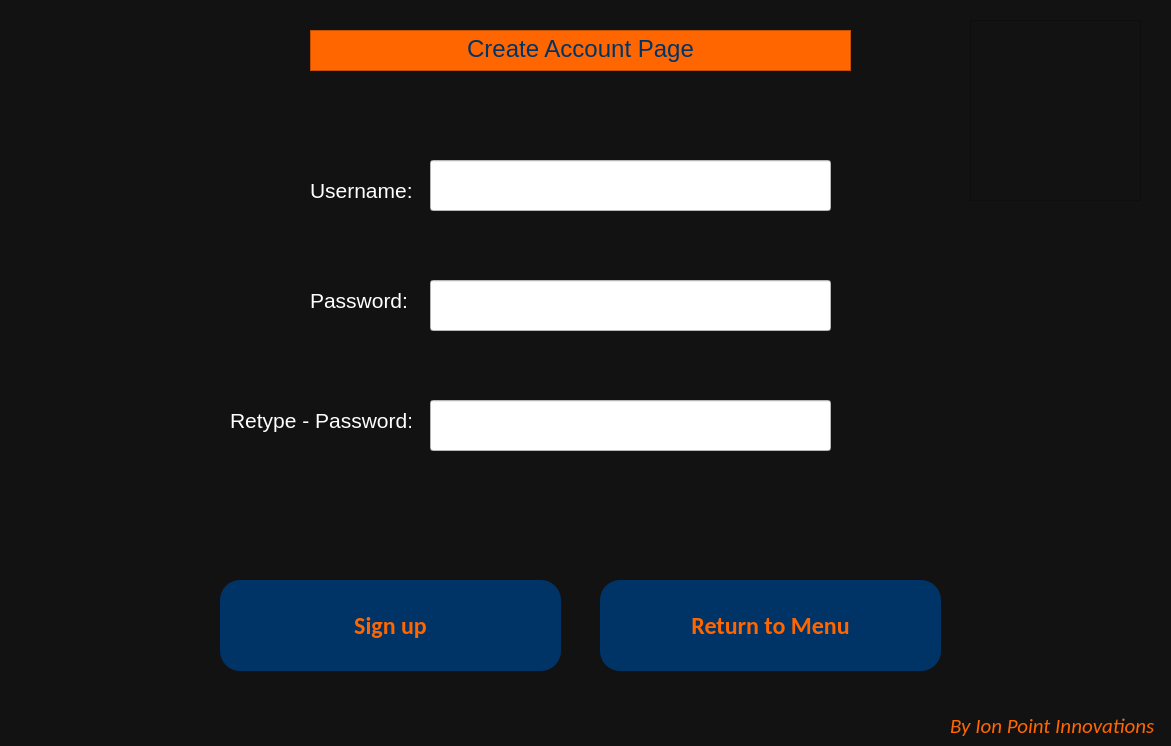
<?xml version="1.0" encoding="UTF-8"?>
<ui version="4.0">
 <class>Dialog</class>
 <widget class="QDialog" name="Dialog">
  <property name="geometry">
   <rect>
    <x>0</x>
    <y>0</y>
    <width>1171</width>
    <height>746</height>
   </rect>
  </property>
  <property name="windowTitle">
   <string>Dialog</string>
  </property>
  <property name="styleSheet">
   <string notr="true">background-color: rgb(18, 18, 18);</string>
  </property>
  <widget class="QLabel" name="lbl_logo">
   <property name="geometry">
    <rect>
     <x>970</x>
     <y>20</y>
     <width>171</width>
     <height>181</height>
    </rect>
   </property>
   <property name="maximumSize">
    <size>
     <width>441</width>
     <height>431</height>
    </size>
   </property>
   <property name="styleSheet">
    <string notr="true">border-image: url(:/newPrefix/Picture3.png);
</string>
   </property>
   <property name="frameShape">
    <enum>QFrame::StyledPanel</enum>
   </property>
   <property name="text">
    <string/>
   </property>
  </widget>
  <widget class="QLabel" name="lbl_manu">
   <property name="geometry">
    <rect>
     <x>950</x>
     <y>710</y>
     <width>221</width>
     <height>31</height>
    </rect>
   </property>
   <property name="font">
    <font>
     <family>Calibri</family>
     <pointsize>16</pointsize>
     <italic>true</italic>
    </font>
   </property>
   <property name="styleSheet">
    <string notr="true">color: rgb(255, 102, 0);
</string>
   </property>
   <property name="text">
    <string>By Ion Point Innovations</string>
   </property>
  </widget>
  <widget class="QTextBrowser" name="txtTitle">
   <property name="geometry">
    <rect>
     <x>310</x>
     <y>30</y>
     <width>541</width>
     <height>41</height>
    </rect>
   </property>
   <property name="font">
    <font>
     <pointsize>18</pointsize>
    </font>
   </property>
   <property name="styleSheet">
    <string notr="true">background-color: rgb(255, 102, 0);
color: rgb(0, 51, 102);
</string>
   </property>
   <property name="html">
    <string>&lt;!DOCTYPE HTML PUBLIC &quot;-//W3C//DTD HTML 4.0//EN&quot; &quot;http://www.w3.org/TR/REC-html40/strict.dtd&quot;&gt;
&lt;html&gt;&lt;head&gt;&lt;meta name=&quot;qrichtext&quot; content=&quot;1&quot; /&gt;&lt;style type=&quot;text/css&quot;&gt;
p, li { white-space: pre-wrap; }
&lt;/style&gt;&lt;/head&gt;&lt;body style=&quot; font-family:'MS Shell Dlg 2'; font-size:18pt; font-weight:400; font-style:normal;&quot;&gt;
&lt;p align=&quot;center&quot; style=&quot; margin-top:0px; margin-bottom:0px; margin-left:0px; margin-right:0px; -qt-block-indent:0; text-indent:0px;&quot;&gt;Create Account Page&lt;/p&gt;&lt;/body&gt;&lt;/html&gt;</string>
   </property>
  </widget>
  <widget class="QPushButton" name="btnSignup">
   <property name="geometry">
    <rect>
     <x>220</x>
     <y>580</y>
     <width>341</width>
     <height>91</height>
    </rect>
   </property>
   <property name="font">
    <font>
     <family>Calibri</family>
     <pointsize>18</pointsize>
     <weight>75</weight>
     <bold>true</bold>
    </font>
   </property>
   <property name="styleSheet">
    <string notr="true">background-color: rgb(0, 51, 102);
border-top-left-radius :20px;
border-top-right-radius : 20px; 
border-bottom-left-radius : 20px; 
border-bottom-right-radius : 20px;
color:#FF6600;</string>
   </property>
   <property name="text">
    <string>Sign up</string>
   </property>
  </widget>
  <widget class="QLabel" name="label">
   <property name="geometry">
    <rect>
     <x>310</x>
     <y>170</y>
     <width>101</width>
     <height>41</height>
    </rect>
   </property>
   <property name="font">
    <font>
     <pointsize>16</pointsize>
    </font>
   </property>
   <property name="styleSheet">
    <string notr="true">color: rgb(255, 255, 255);</string>
   </property>
   <property name="text">
    <string>Username:</string>
   </property>
  </widget>
  <widget class="QLabel" name="label_2">
   <property name="geometry">
    <rect>
     <x>310</x>
     <y>280</y>
     <width>101</width>
     <height>41</height>
    </rect>
   </property>
   <property name="font">
    <font>
     <pointsize>16</pointsize>
    </font>
   </property>
   <property name="styleSheet">
    <string notr="true">color: rgb(255, 255, 255);</string>
   </property>
   <property name="text">
    <string>Password:</string>
   </property>
  </widget>
  <widget class="QPushButton" name="btnR">
   <property name="geometry">
    <rect>
     <x>600</x>
     <y>580</y>
     <width>341</width>
     <height>91</height>
    </rect>
   </property>
   <property name="font">
    <font>
     <family>Calibri</family>
     <pointsize>18</pointsize>
     <weight>75</weight>
     <bold>true</bold>
    </font>
   </property>
   <property name="styleSheet">
    <string notr="true">background-color: rgb(0, 51, 102);
border-top-left-radius :20px;
border-top-right-radius : 20px; 
border-bottom-left-radius : 20px; 
border-bottom-right-radius : 20px;
color:#FF6600;</string>
   </property>
   <property name="text">
    <string>Return to Menu</string>
   </property>
  </widget>
  <widget class="QLineEdit" name="txtUn">
   <property name="geometry">
    <rect>
     <x>430</x>
     <y>160</y>
     <width>401</width>
     <height>51</height>
    </rect>
   </property>
   <property name="font">
    <font>
     <pointsize>16</pointsize>
    </font>
   </property>
   <property name="styleSheet">
    <string notr="true">background-color: rgb(255, 255, 255);
color: rgb(0, 0, 0);</string>
   </property>
  </widget>
  <widget class="QLineEdit" name="txtpwd">
   <property name="geometry">
    <rect>
     <x>430</x>
     <y>280</y>
     <width>401</width>
     <height>51</height>
    </rect>
   </property>
   <property name="font">
    <font>
     <pointsize>16</pointsize>
    </font>
   </property>
   <property name="styleSheet">
    <string notr="true">background-color: rgb(255, 255, 255);
color: rgb(0, 0, 0);</string>
   </property>
  </widget>
  <widget class="QLabel" name="label_3">
   <property name="geometry">
    <rect>
     <x>230</x>
     <y>400</y>
     <width>181</width>
     <height>41</height>
    </rect>
   </property>
   <property name="font">
    <font>
     <pointsize>16</pointsize>
    </font>
   </property>
   <property name="styleSheet">
    <string notr="true">color: rgb(255, 255, 255);</string>
   </property>
   <property name="text">
    <string>Retype - Password:</string>
   </property>
  </widget>
  <widget class="QLineEdit" name="txtRpwd">
   <property name="geometry">
    <rect>
     <x>430</x>
     <y>400</y>
     <width>401</width>
     <height>51</height>
    </rect>
   </property>
   <property name="font">
    <font>
     <pointsize>16</pointsize>
    </font>
   </property>
   <property name="styleSheet">
    <string notr="true">background-color: rgb(255, 255, 255);
color: rgb(0, 0, 0);</string>
   </property>
  </widget>
  <widget class="QLabel" name="lblpwd">
   <property name="geometry">
    <rect>
     <x>460</x>
     <y>460</y>
     <width>341</width>
     <height>41</height>
    </rect>
   </property>
   <property name="font">
    <font>
     <pointsize>16</pointsize>
    </font>
   </property>
   <property name="styleSheet">
    <string notr="true">color: rgb(170, 0, 0, 0%);</string>
   </property>
   <property name="text">
    <string>Passwords do not match try again!</string>
   </property>
  </widget>
 </widget>
 <resources>
  <include location="D:/Pictures/Camera Roll/zcz.qrc"/>
 </resources>
 <connections/>
</ui>
